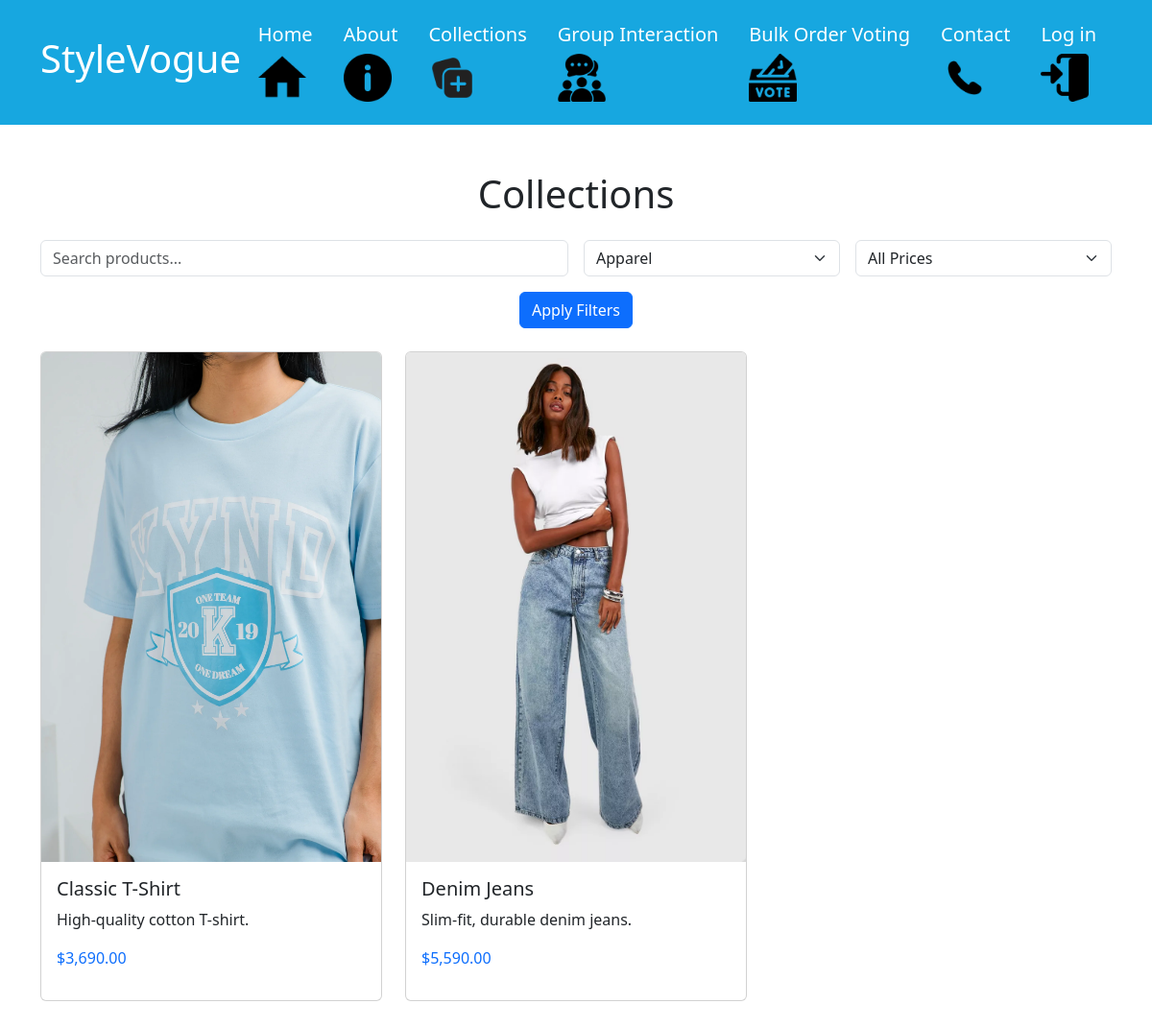
The app's page /collections.php?category=Apparel with its own data.
### tables this page shows
CREATE TABLE `products` (
  `product_id` int(11) NOT NULL AUTO_INCREMENT,
  `product_name` varchar(255) NOT NULL,
  `description` text DEFAULT NULL,
  `price` decimal(10,2) NOT NULL,
  `category` varchar(100) DEFAULT NULL,
  `image_url` varchar(255) NOT NULL,
  PRIMARY KEY (`product_id`)
);

### collections.php (the view, shortened to what this page needs)
<?php
require_once 'dbconf.php';
$whereClause = "1";
if (isset($_GET['category']) && $_GET['category'] !== '') {
    $category = $connection->real_escape_string($_GET['category']);
    $whereClause .= " AND category = '$category'";
}
$sql = "SELECT * FROM products WHERE $whereClause";
$result = $connection->query($sql);
?>
<!DOCTYPE html>
<html lang="en">
<head>
    <link href="https://cdn.jsdelivr.net/npm/bootstrap@5.3.0-alpha3/dist/css/bootstrap.min.css" rel="stylesheet">
</head>
<body>
    <?php include 'header.php'; ?>
    <div class="container py-5">
        <h1 class="text-center mb-4">Collections</h1>
        <form class="row g-3 mb-4" method="GET" action="">
            <div class="col-md-6">
                <input type="text" class="form-control" name="search" placeholder="Search products..." value="<?= isset($_GET['search']) ? htmlspecialchars($_GET['search']) : '' ?>">
            </div>
            <div class="col-md-3">
                <select class="form-select" name="category">
                    <option value="Apparel" <?= isset($_GET['category']) && $_GET['category'] == 'Apparel' ? 'selected' : '' ?>>Apparel</option>
                </select>
            </div>
            <div class="col-md-3">
                <select class="form-select" name="price">
                    <option value="">All Prices</option>
                </select>
            </div>
            <div class="col-md-12 text-center">
                <button type="submit" class="btn btn-primary">Apply Filters</button>
            </div>
        </form>
        <div class="row">
            <?php if ($result->num_rows > 0): ?>
                <?php while ($row = $result->fetch_assoc()): ?>
                    <div class="col-md-4 mb-4">
                        <div class="card h-100">
                            <img src="<?= htmlspecialchars($row['image_url']) ?>" class="card-img-top" alt="<?= htmlspecialchars($row['product_name']) ?>">
                            <div class="card-body">
                                <h5 class="card-title"><?= htmlspecialchars($row['product_name']) ?></h5>
                                <p class="card-text"><?= htmlspecialchars($row['description']) ?></p>
                                <p class="text-primary">$<?= number_format($row['price'], 2) ?></p>
                            </div>
                        </div>
                    </div>
                <?php endwhile; ?>
            <?php else: ?>
                <p class="text-center">No products found.</p>
            <?php endif; ?>
        </div>
    </div>
</body>
</html>

### records on screen
products: image_url (picture), product_name "Classic T-Shirt", description "High-quality cotton T-shirt.", price "3,690.00"
products: image_url (picture), product_name "Denim Jeans", description "Slim-fit, durable denim jeans.", price "5,590.00"
